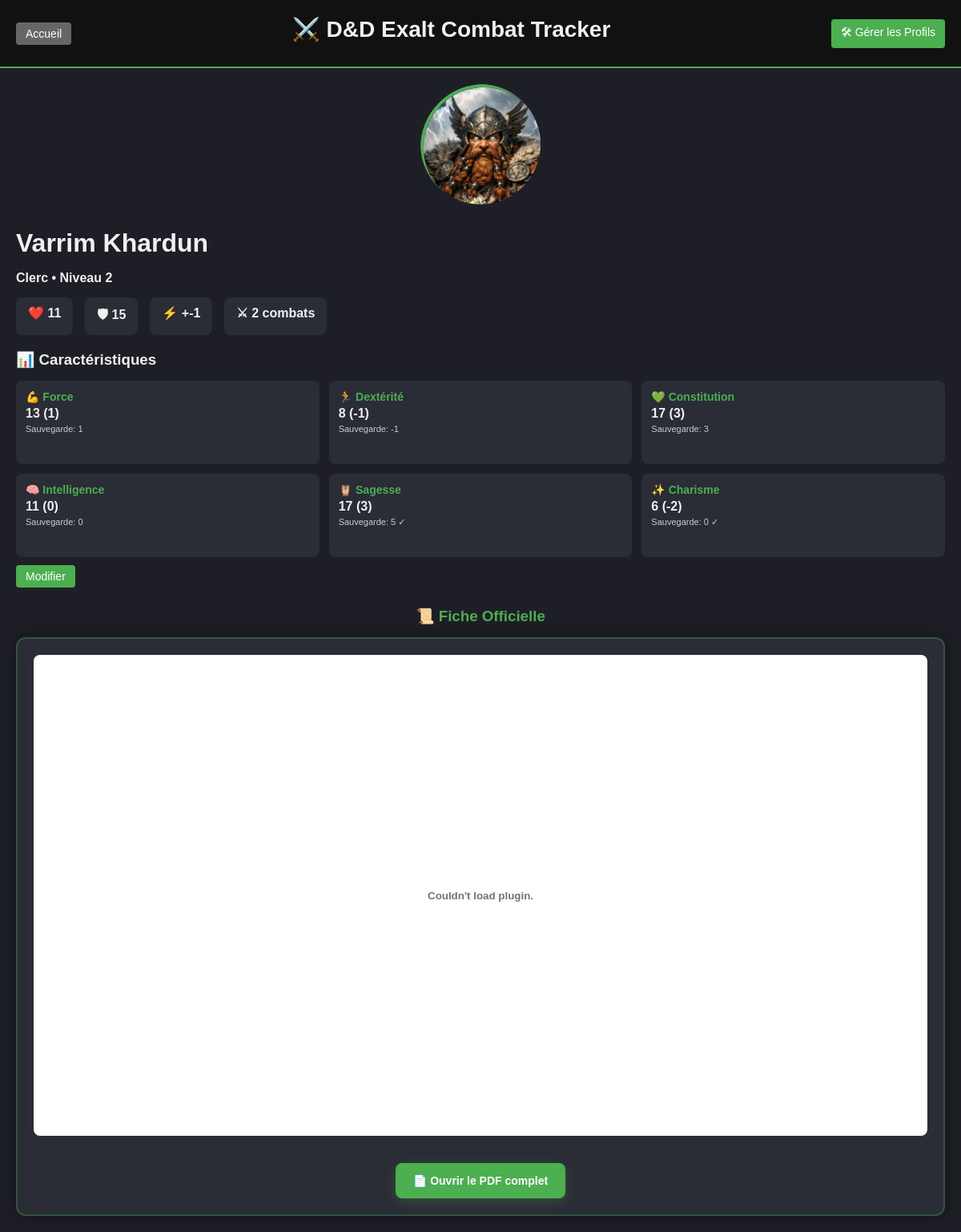
/template/character/1, run on an earlier commit of the app's database.
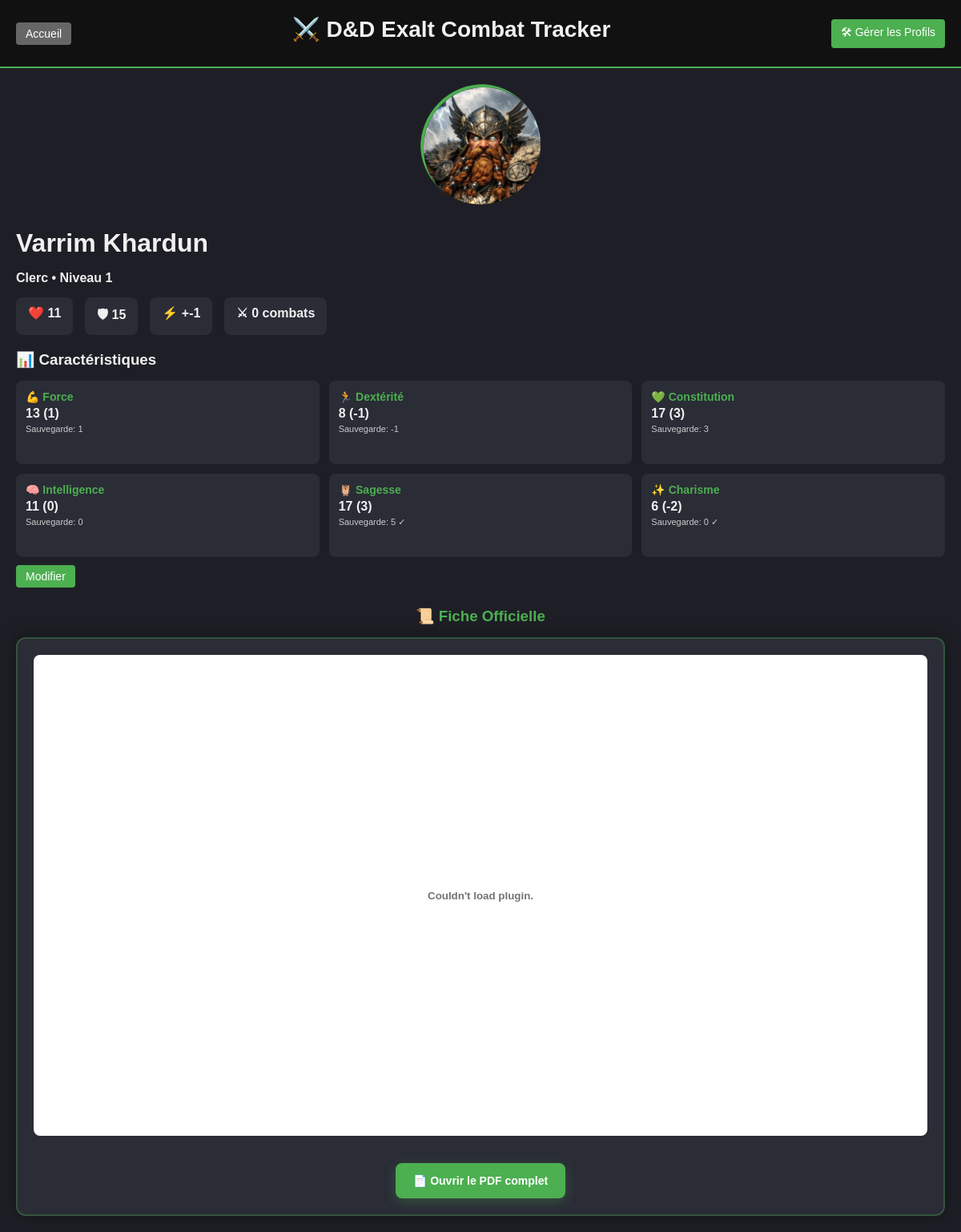
And on a later commit of the database.
### app/models/character.py (models this page shows)
class CharacterTemplate(db.Model):
    id = db.Column(db.Integer, primary_key=True)
    name = db.Column(db.String(100), nullable=False)
    character_class = db.Column(db.String(50))
    level = db.Column(db.Integer, default=1)
    notes = db.Column(db.Text)
    hp_max = db.Column(db.Integer, nullable=False)
    ac_base = db.Column(db.Integer, nullable=False)
    initiative_bonus = db.Column(db.Integer, default=0)
    force = db.Column(db.Integer, default=10)
    dexterite = db.Column(db.Integer, default=10)
    constitution = db.Column(db.Integer, default=10)
    intelligence = db.Column(db.Integer, default=10)
    sagesse = db.Column(db.Integer, default=10)
    charisme = db.Column(db.Integer, default=10)
    maitrise_force = db.Column(db.Boolean, default=False)
    maitrise_dexterite = db.Column(db.Boolean, default=False)
    maitrise_constitution = db.Column(db.Boolean, default=False)
    maitrise_intelligence = db.Column(db.Boolean, default=False)
    maitrise_sagesse = db.Column(db.Boolean, default=False)
    maitrise_charisme = db.Column(db.Boolean, default=False)
    image_filename = db.Column(db.String(255), nullable=True)
    pdf_filename = db.Column(db.String(255), nullable=True)
    created_at = db.Column(db.DateTime, default=datetime.utcnow)
    @property
    def mod_force(self):
        return (self.force - 10) // 2
    @property
    def mod_dexterite(self):
        return (self.dexterite - 10) // 2
    @property
    def mod_constitution(self):
        return (self.constitution - 10) // 2
    @property
    def mod_intelligence(self):
        return (self.intelligence - 10) // 2
    @property
    def mod_sagesse(self):
        return (self.sagesse - 10) // 2
    @property
    def mod_charisme(self):
        return (self.charisme - 10) // 2
    @property
    def bonus_maitrise(self):
        if self.level <= 4:
            return 2
        elif self.level <= 8:
            return 3
        elif self.level <= 12:
            return 4
        elif self.level <= 16:
            return 5
        else:
            return 6
    @property
    def sauvegarde_force(self):
        bonus = self.bonus_maitrise if self.maitrise_force else 0
        return self.mod_force + bonus
    @property
    def sauvegarde_dexterite(self):
        bonus = self.bonus_maitrise if self.maitrise_dexterite else 0
        return self.mod_dexterite + bonus
    @property
    def sauvegarde_constitution(self):
        bonus = self.bonus_maitrise if self.maitrise_constitution else 0
        return self.mod_constitution + bonus
    @property
    def sauvegarde_intelligence(self):
        bonus = self.bonus_maitrise if self.maitrise_intelligence else 0
        return self.mod_intelligence + bonus
    @property
    def sauvegarde_sagesse(self):
        bonus = self.bonus_maitrise if self.maitrise_sagesse else 0
        return self.mod_sagesse + bonus
    @property
    def sauvegarde_charisme(self):
        bonus = self.bonus_maitrise if self.maitrise_charisme else 0
        return self.mod_charisme + bonus

### app/routes/template.py (the view)
@bp.route('/character/<int:id>')
def character_profile(id):
    character = CharacterTemplate.query.get_or_404(id)
    combats_played = TemplateService.get_character_combat_count(character.name)
    return render_template(
        'character_profile.html',
        character=character,
        combats_played=combats_played
    )

### app/services/template_service.py (called while the page is built)
    @staticmethod
    def get_character_combat_count(character_name):
        return Combatant.query.filter_by(name=character_name).count()

### templates/character_profile.html (shortened to what the changed rows need)
{% extends "base.html" %}
{% block content %}
<div class="character-profile">
    <div class="profile-header">
        <div class="profile-left">
            <div class="template-avatar-container {% if character.image_filename %}has-image{% endif %}">
                {% if character.image_filename %}
                    <img src="{{ url_for('static', filename='uploads/' + character.image_filename) }}"
                         alt="{{ character.name }}" class="profile-avatar">
                {% endif %}
            </div>
        </div>
        <div class="profile-center">
            <h1>{{ character.name }}</h1>
            <p><strong>{{ character.character_class }} • Niveau {{ character.level }}</strong></p>
            <div class="profile-stats">
                <div class="stat-box">❤️ {{ character.hp_max }}</div>
                <div class="stat-box">🛡 {{ character.ac_base }}</div>
                <div class="stat-box">⚡ +{{ character.initiative_bonus }}</div>
                <div class="stat-box">⚔ {{ combats_played }} combats</div>
            </div>
            <div class="char-details">
                <h3>📊 Caractéristiques</h3>
                <div class="char-stats-compact">
                    <div class="char-stat">
                        <span class="stat-name">💪 Force</span>
                        <span class="stat-value">{{ character.force }} ({{ character.mod_force|abs if character.mod_force >= 0 else character.mod_force }})</span>
                        <span class="stat-save">Sauvegarde: {{ character.sauvegarde_force|abs if character.sauvegarde_force >= 0 else character.sauvegarde_force }}{% if character.maitrise_force %} ✓{% endif %}</span>
                    </div>
                    <div class="char-stat">
                        <span class="stat-name">🏃 Dextérité</span>
                        <span class="stat-value">{{ character.dexterite }} ({{ character.mod_dexterite|abs if character.mod_dexterite >= 0 else character.mod_dexterite }})</span>
                        <span class="stat-save">Sauvegarde: {{ character.sauvegarde_dexterite|abs if character.sauvegarde_dexterite >= 0 else character.sauvegarde_dexterite }}{% if character.maitrise_dexterite %} ✓{% endif %}</span>
                    </div>
                    <div class="char-stat">
                        <span class="stat-name">💚 Constitution</span>
                        <span class="stat-value">{{ character.constitution }} ({{ character.mod_constitution|abs if character.mod_constitution >= 0 else character.mod_constitution }})</span>
                        <span class="stat-save">Sauvegarde: {{ character.sauvegarde_constitution|abs if character.sauvegarde_constitution >= 0 else character.sauvegarde_constitution }}{% if character.maitrise_constitution %} ✓{% endif %}</span>
                    </div>
                    <div class="char-stat">
                        <span class="stat-name">🧠 Intelligence</span>
                        <span class="stat-value">{{ character.intelligence }} ({{ character.mod_intelligence|abs if character.mod_intelligence >= 0 else character.mod_intelligence }})</span>
                        <span class="stat-save">Sauvegarde: {{ character.sauvegarde_intelligence|abs if character.sauvegarde_intelligence >= 0 else character.sauvegarde_intelligence }}{% if character.maitrise_intelligence %} ✓{% endif %}</span>
                    </div>
                    <div class="char-stat">
                        <span class="stat-name">🦉 Sagesse</span>
                        <span class="stat-value">{{ character.sagesse }} ({{ character.mod_sagesse|abs if character.mod_sagesse >= 0 else character.mod_sagesse }})</span>
                        <span class="stat-save">Sauvegarde: {{ character.sauvegarde_sagesse|abs if character.sauvegarde_sagesse >= 0 else character.sauvegarde_sagesse }}{% if character.maitrise_sagesse %} ✓{% endif %}</span>
                    </div>
                    <div class="char-stat">
                        <span class="stat-name">✨ Charisme</span>
                        <span class="stat-value">{{ character.charisme }} ({{ character.mod_charisme|abs if character.mod_charisme >= 0 else character.mod_charisme }})</span>
                        <span class="stat-save">Sauvegarde: {{ character.sauvegarde_charisme|abs if character.sauvegarde_charisme >= 0 else character.sauvegarde_charisme }}{% if character.maitrise_charisme %} ✓{% endif %}</span>
                    </div>
                </div>
            </div>
            <div style="margin-top: 15px;">
                <a href="{{ url_for('template.edit_character_template', id=character.id) }}" class="btn btn-primary">Modifier</a>
            </div>
        </div>
    </div>
</div>
{% endblock %}

What changed in the data, as far as the page shows it:
changed CharacterTemplate "Varrim Khardun": level "2" → "1"
Also different on the page:
{{ combats_played }}: "2" → "0"
